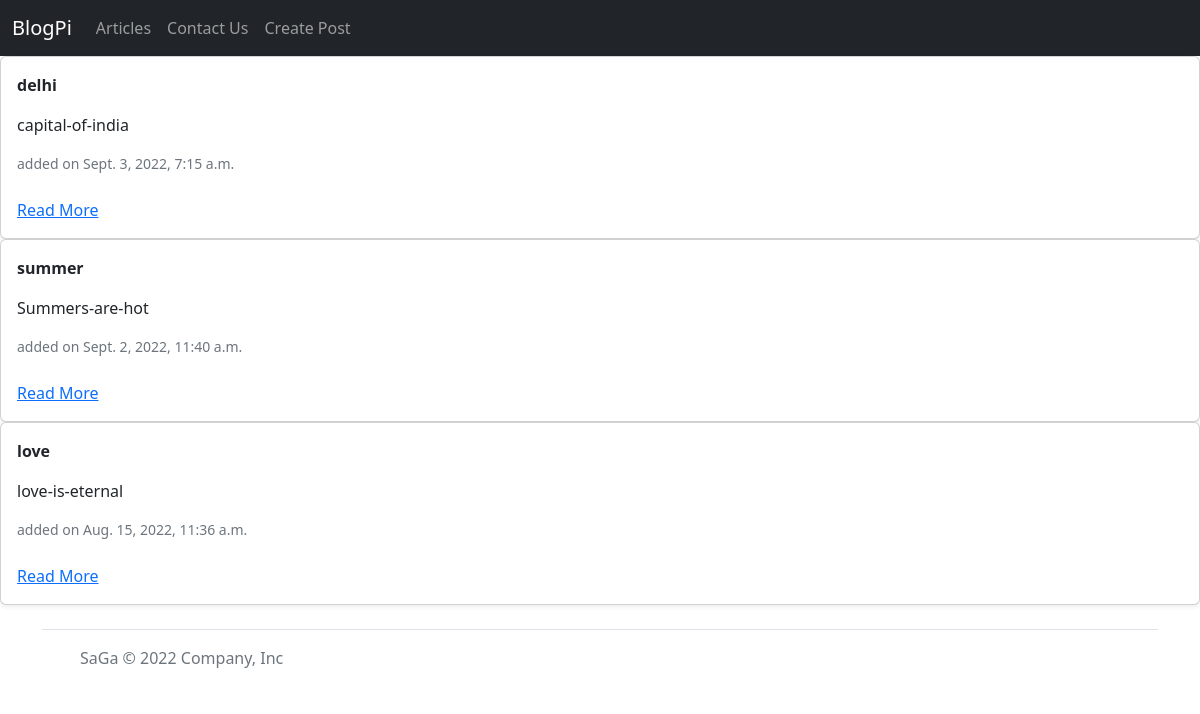
The app's page /, older data.
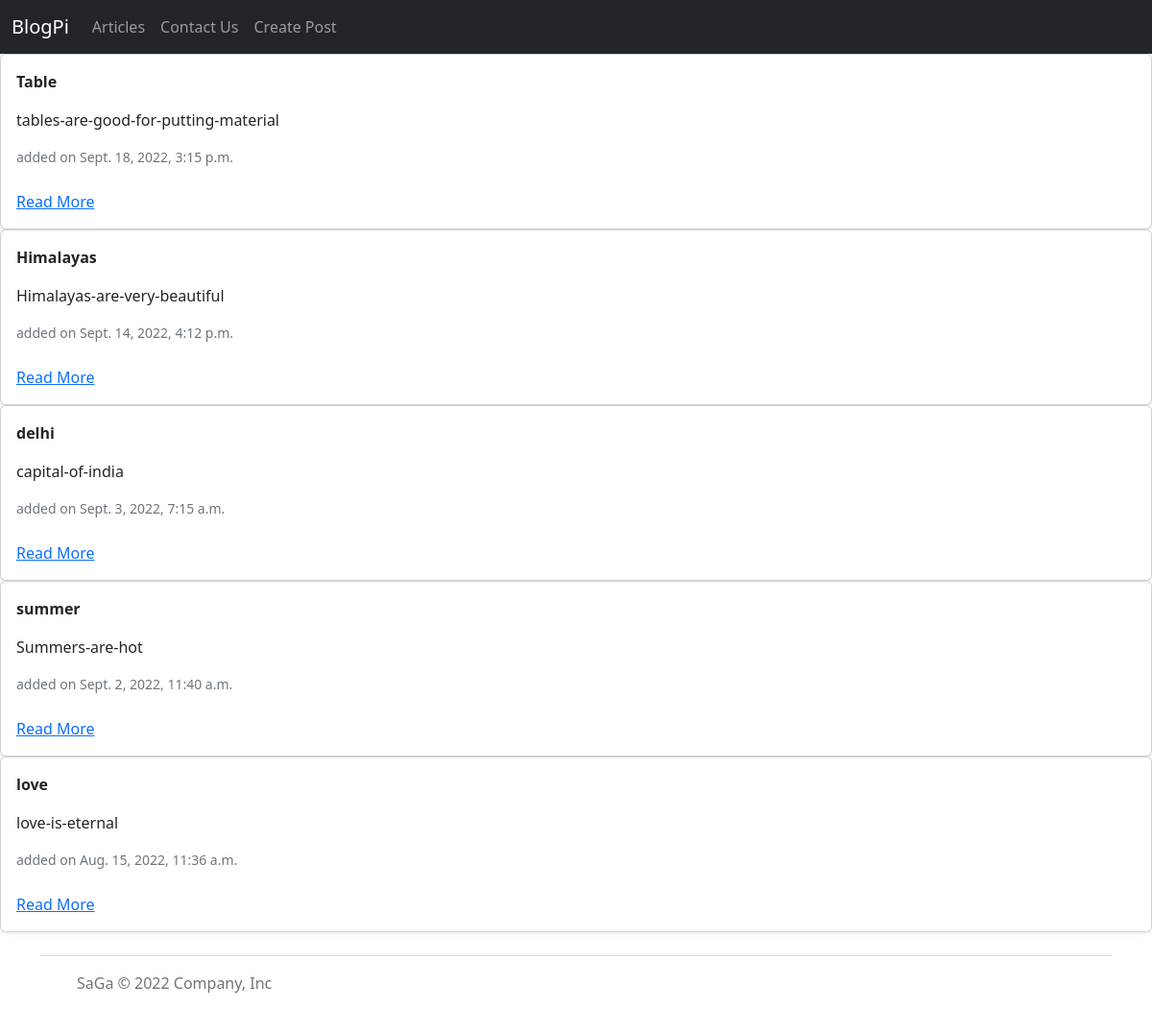
The same page, newer data.
### post/models.py (models this page shows)
class Post(models.Model):
    title = models.CharField(max_length=500)
    description = models.TextField(default=False)
    slug = models.SlugField(default=False)
    date = models.DateTimeField(auto_now_add=True)
    class Meta:
        ordering = ['-date']
    def __str__(self):
        return "from : "  + self.title

### post/views.py (the view)
# urls.py: 2. Add a URL to urlpatterns:  path('', views.home, name='home')
def home(request):
    obj = Post.objects.all()
    print(obj)
    context = {
        'posts': obj
    }
    return render (request , 'index.html', context)

### templates/index.html (shortened to what this page needs)
{% extends 'base.html' %}
{%block body%}
{% for post in posts %}
<div class="col">
    <div class="card shadow-sm">
        <div class="card-body">
            <p class="card-text"><b>{{post.title}}</b></p>
            <p class="card-text">{{post.slug}}</p>
            <div class="d-flex justify-content-between align-items-center">
                <small class="text-muted">added on {{post.date}}</small>
            </div>
            <br>
            <a href ="{% url 'post_detail' post.slug %}">Read More </a>
        </div>
    </div>
</div>
{% endfor %}
{%endblock body%}

### templates/base.html (shortened to what this page needs)
<!doctype html>
<html lang="en">
<head>
  <link href="https://cdn.jsdelivr.net/npm/bootstrap@5.2.0-beta1/dist/css/bootstrap.min.css" rel="stylesheet"
>
</head>
<body>
  <nav class="navbar navbar-expand-lg navbar-dark bg-dark">
    <div class="container-fluid">
      <a class="navbar-brand" href="/">BlogPi</a>
      <div class="collapse navbar-collapse" id="navbarSupportedContent">
        <ul class="navbar-nav me-auto mb-2 mb-lg-0">
          <li class="nav-item">
            <a class="nav-link" aria-current="page" href="/">Articles</a>
          </li>
          <li class="nav-item">
            <a class="nav-link" aria-current="page" href="/contact">Contact Us</a>
          </li>
          <li class="nav-item">
            <a class="nav-link" aria-current="page" href="/create">Create Post</a>
          </li>
        </ul>
      </div>
    </div>
  </nav>
  {% block body %}{% endblock body %}
</body>
<div class="container">
  <footer class="d-flex flex-wrap justify-content-between align-items-center py-3 my-4 border-top">
    <div class="col-md-4 d-flex align-items-center">
      <a href="/" class="mb-3 me-2 mb-md-0 text-muted text-decoration-none lh-1">
        <svg class="bi" width="30" height="24"><use xlink:href="#bootstrap"></use></svg>
      </a>
      <span class="mb-3 mb-md-0 text-muted">SaGa © 2022 Company, Inc</span>
    </div>
  </footer>
</div>
</html>

Row changes from the older to the newer data that the page shows:
added Post: title "Table", slug "tables-are-good-for-putting-material", date "Sept. 18, 2022, 3:15 p.m."
added Post: title "Himalayas", slug "Himalayas-are-very-beautiful", date "Sept. 14, 2022, 4:12 p.m."
